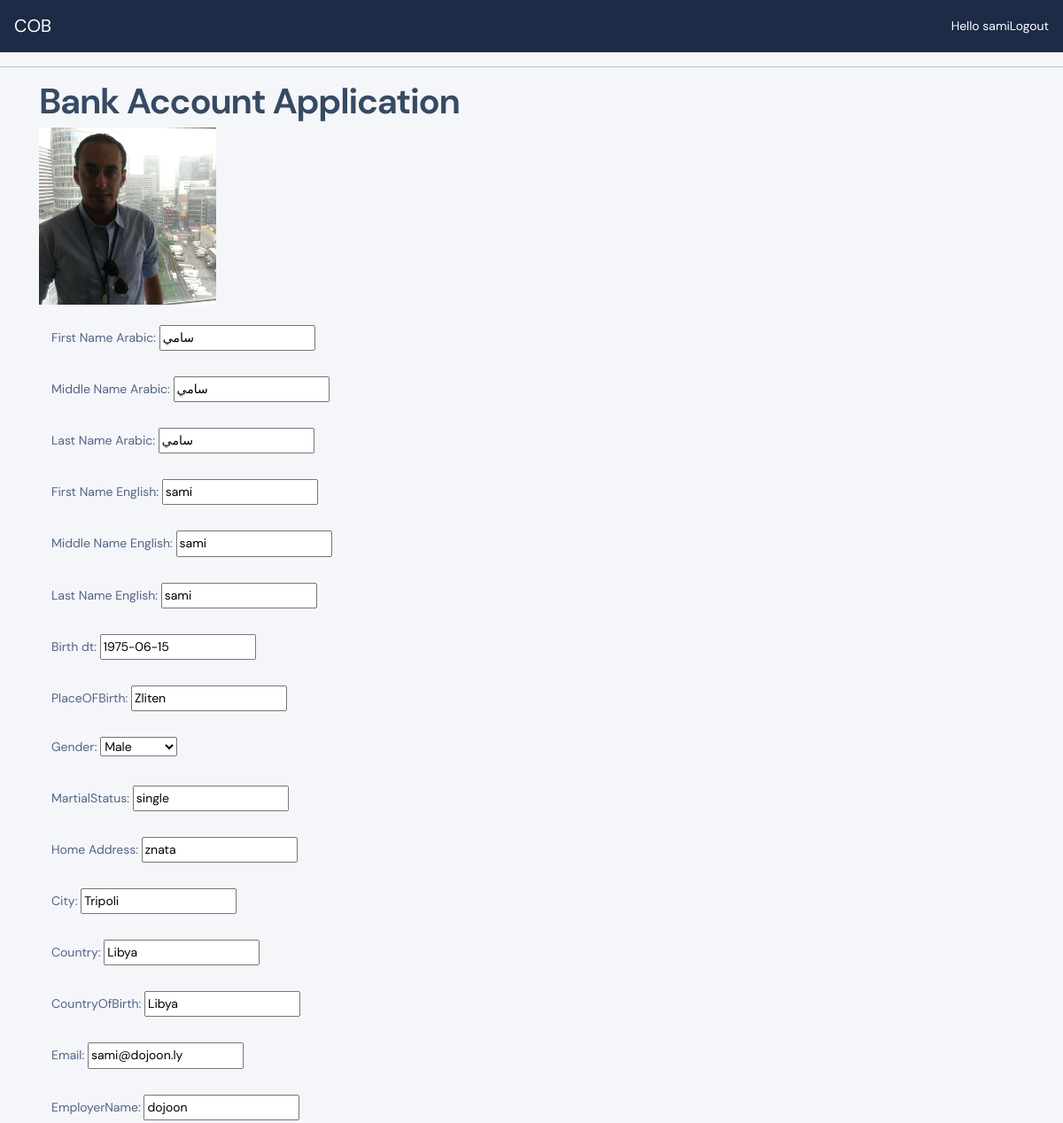
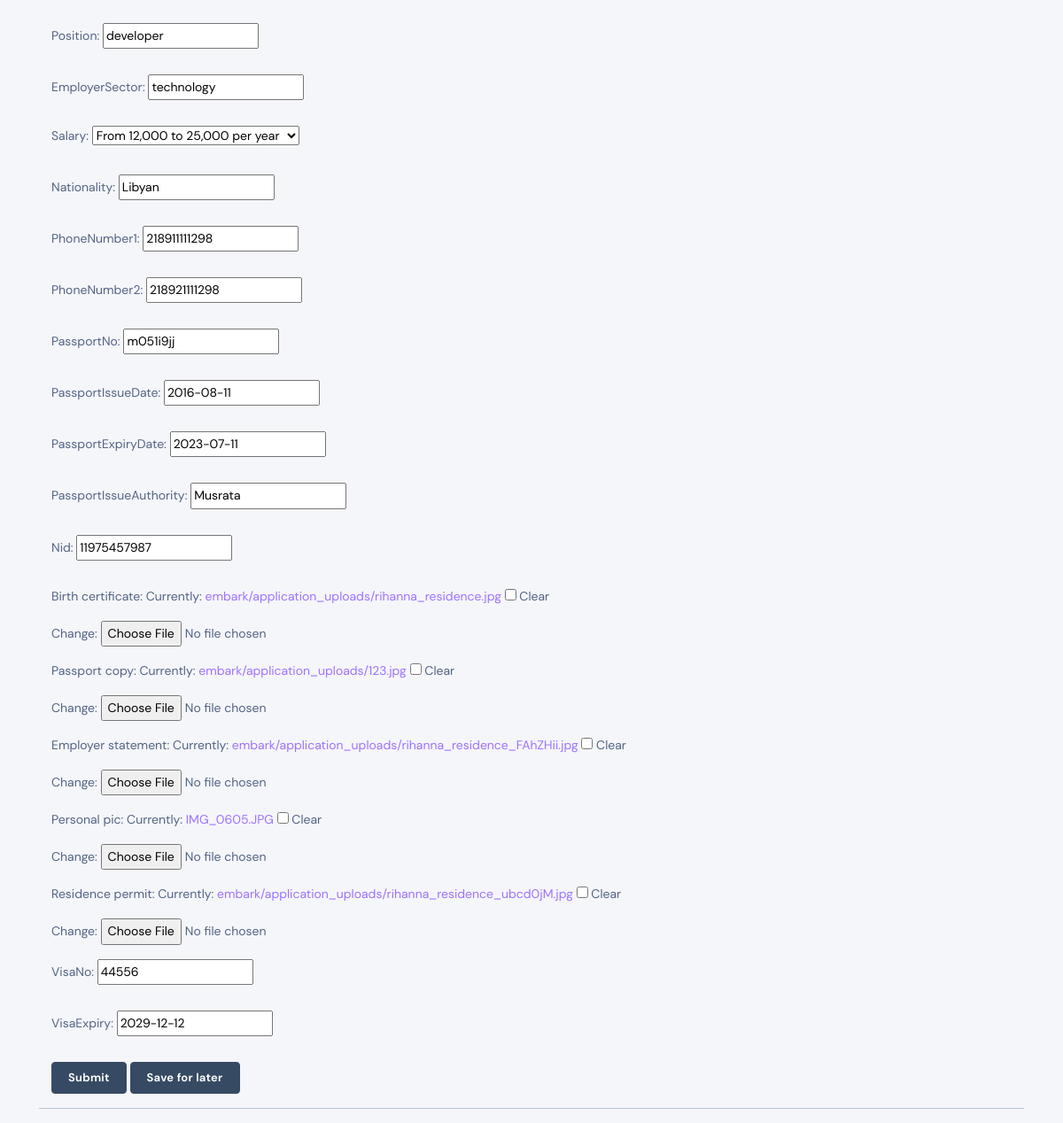
The app's page /customer_application/ (signed in) with its own data (2 pictures, top to bottom).
### accounts/models.py (models this page shows, shortened)
class NewAccountData(models.Model):
    STATUS = (
        ('not Started', 'not Started'),
        ('Approved', 'Approved'),
        ('Submitted', 'Submitted'),
        ('Please Revise', 'Please Revise'),
        ('Unfinished', 'Unfinished'),
    )
    GENDER = (
        ('Male', 'Male'),
        ('Female', 'Female'),
    )
    SALARY = (
        ('Under 12,000 per year', 'Under 12,000 per year'),
        ('From 12,000 to 25,000 per year', 'From 12,000 to 25,000 per year'),
        ('From 25,000 to 35,000 per year', 'From 25,000 to 35,000 per year'),
        ('From 35,000 to 50,000 per year', 'From 35,000 to 55,000 per year'),
        ('Above 50,000 per year', 'Above 50,000 per year'),
    )
    user = models.OneToOneField(User, blank=True, null=True, on_delete=models.CASCADE)
    First_Name_Arabic = models.CharField(max_length=40, blank=True, null=True)
    Middle_Name_Arabic = models.CharField(max_length=40, blank=True, null=True)
    Last_Name_Arabic = models.CharField(max_length=40, blank=True, null=True)
    First_Name_English = models.CharField(max_length=40, blank=True, null=True)
    Middle_Name_English = models.CharField(max_length=40, blank=True, null=True)
    Last_Name_English = models.CharField(max_length=40, blank=True, null=True)
    Birth_dt = models.DateField(blank=True, null=True)
    PlaceOFBirth = models.CharField(max_length=40, blank=True, null=True)
    Gender = models.CharField(max_length=20, blank=True, null=True, choices=GENDER)
    MartialStatus = models.CharField(max_length=40, blank=True, null=True)
    Home_Address = models.CharField(max_length=40, blank=True,null=True)
    City = models.CharField(max_length=40, default='Tripoli')
    Country = models.CharField(max_length=40, default='Libya')
    Nationality = models.CharField(max_length=40, default='Libyan')
    CountryOfBirth = models.CharField(max_length=40, default='Libya')
    date_Created = models.DateTimeField(auto_now_add=True, blank=True, null=True)
    Email = models.EmailField(max_length=100, blank=True, null=True, unique=True, validators=[validate_email])
    EmployerName = models.CharField(max_length=100, blank=True, null=True)
    Position = models.CharField(max_length=100, blank=True, null=True)
    EmployerSector = models.CharField(max_length=40, blank=True, null=True)
    Salary = models.CharField(max_length=50, blank=True, null=True, choices=SALARY)
    Nationality = models.CharField(max_length=200, blank=True, null=True)
    PhoneNumber1 = models.CharField(
        max_length=100,
        blank=True, null=True,
        unique=True,
        validators=[RegexValidator(
            regex= r'^2189[12456]{1}[0-9]{7}',
            message='incorrect  phone number',
        ),
            ])
    PhoneNumber2 = models.CharField(max_length=100, blank=True, null=True)
    PassportNo = models.CharField(max_length=15, unique=True, blank=True, null=True)
    PassportIssueDate = models.DateField(max_length=40, blank=True, null=True)
    PassportExpiryDate = models.DateField(max_length=40, blank=True, null=True)
    PassportIssueAuthority = models.CharField(max_length=40, blank=True, null=True)
    Nid = models.CharField(
        max_length=11,
        unique=True,
        blank=True, null=True,
        validators=[RegexValidator(
            regex=r'(^1|^2)(19[56789]{1}\d|20[0]\d)[0-9]{6}$',
            message='incorrect  National ID number',
            ),
        ])
    Birth_certificate = models.FileField(upload_to='embark/application_uploads', blank=True, null=True)
    Passport_copy = models.FileField(upload_to='embark/application_uploads', blank=True, null=True)
    Employer_statement = models.FileField(upload_to='embark/application_uploads', blank=True, null=True)
    Personal_pic = models.ImageField(default="default.jpg" ,null=True, blank=True)
    Residence_permit = models.FileField(upload_to='embark/application_uploads',blank=True, null=True)
    VisaNo = models.CharField(max_length=20, unique=True, blank=True, null=True)
    VisaExpiry = models.DateField(max_length=20, blank=True, null=True)
    status = models.CharField(max_length=40, blank=True, null=True, choices=STATUS)

### accounts/decorators.py (the view)
        def wrapper_func(request,*args,**kwargs):
            group = None
            if request.user.groups.exists():
                group = request.user.groups.all()[0].name
            if group in allowed_roles:
                return view_func(request, *args, **kwargs)
            else:
                return HttpResponse('unauthorized')

### accounts/forms.py
class NewAccountDataForm(ModelForm):
    class Meta:
        model = NewAccountData
        exclude = ('status', 'user')

### accounts/views.py (called while the page is built, shortened)
@login_required(login_url='login')
@allowd_users(allowed_roles=['customer'])
def customerApplication(request):
        ApplicationData = request.user.newaccountdata
        form = NewAccountDataForm(instance=ApplicationData)
        context = {'form':form}
        return render(request, 'accounts/customer_application.html', context)

### templates/accounts/customer_application.html (shortened to what this page needs)
{%extends 'main.html'%}
{%block content%}
<div class="container">
<h2>Bank Account Application</h2>
    <div>
        <img   style="height: 200px; width: 200px;" src="{{request.user.newaccountdata.Personal_pic.url}}">
    </div><br>
<div class="container">
<form enctype="multipart/form-data" action="" method="POST">
    {{form.as_p}}
        <input type="submit" value="Submit" name="_submit" class="btn btn-secondary">
        <input type="submit" value="Save for later" name="_save" class="btn btn-secondary">
</form>
</div>
{%endblock%}

### templates/navbar.html (shortened to what this page needs)
<nav class="navbar navbar-expand-lg navbar-dark bg-dark">
    <a class="navbar-brand" href="{% url 'user-page' %}">COB</a>
  <span style="color:white;">Hello {{request.user}}</span>
  <a style="color:white;" href="{%url 'logout' %}">Logout</a>
</nav>
<hr>

### records on screen
NewAccountData: First_Name_Arabic "سامي", Middle_Name_Arabic "سامي", Last_Name_Arabic "سامي", First_Name_English "sami", Middle_Name_English "sami", Last_Name_English "sami", Birth_dt "1975-06-15", PlaceOFBirth "Zliten", Gender "Male", MartialStatus "single", Home_Address "znata", City "Tripoli", Country "Libya", CountryOfBirth "Libya", Email "sami@dojoon.ly", EmployerName "dojoon", Position "developer", EmployerSector "technology", Salary "From 12,000 to 25,000 per year", Nationality "Libyan", PhoneNumber1 "218911111298", PhoneNumber2 "218921111298", PassportNo "m051i9jj", PassportIssueDate "2016-08-11", PassportExpiryDate "2023-07-11", PassportIssueAuthority "Musrata", Nid "11975457987", VisaNo "44556", VisaExpiry "2029-12-12"

### other values on screen
{{ request.user }} "sami"
